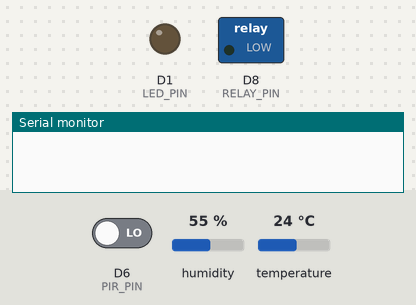
A sketch run on a simulated ESP8266 (NodeMCU). Shown: switched loads named in the sketch (green lamp = pin HIGH), output pins drawn as LEDs (lit = HIGH), the last lines printed to the serial monitor. Inputs (shaded band) come from the test bench; at power-on: temperature 24 °C, D6 (PIR_PIN) LOW, humidity 55 %. WiFi joins after 1.5 s; servers stay silent unless stated.

Above: at 3.0 s.
3.1 s: temperature set to 28 °C
At 4.1 s:
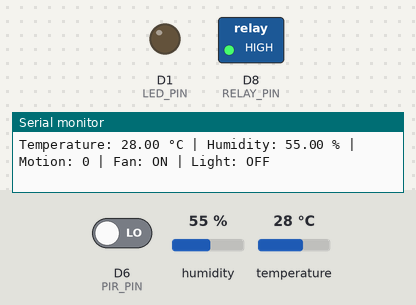
5.3 s: D6 (PIR_PIN) driven HIGH
At 7.0 s:
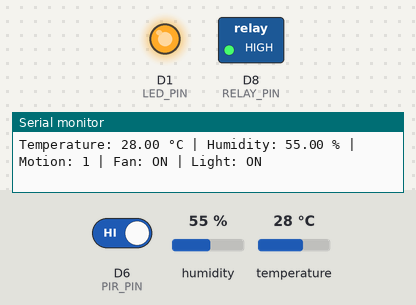
7.3 s: temperature set to 12 °C
At 8.4 s:
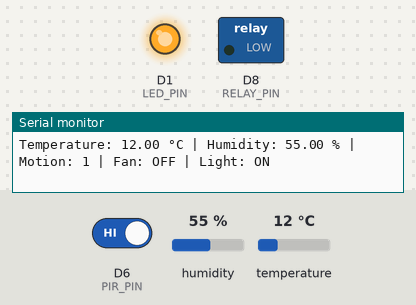
9.3 s: temperature set to 33 °C
At 12.6 s:
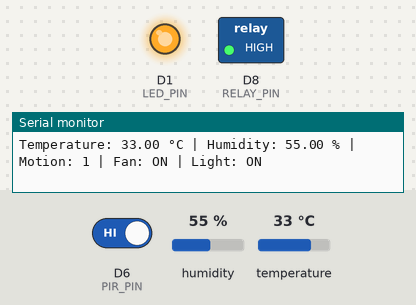
13.3 s: temperature set to 19 °C
At 16.9 s:
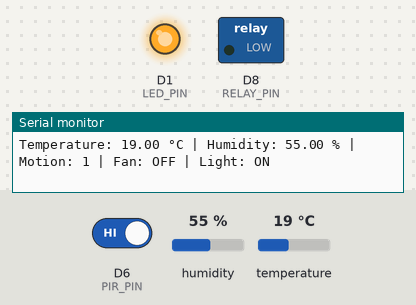
17.3 s: D6 (PIR_PIN) driven LOW
At 18.8 s:
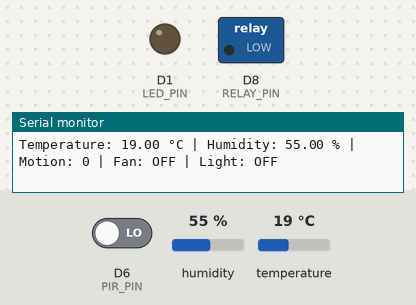
Timing chart, 0 to 20.3 s (numbered marks = the images above; inputs shaded):
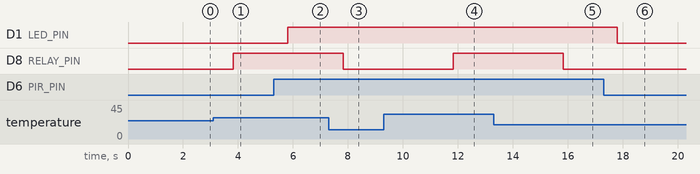

The sketch:

SmartRoomAutomation.ino
```cpp
/**************************************************************
  Smart Room Automation System
  Board: ESP8266 NodeMCU
  Platform: Arduino IDE + Blynk IoT

  Features:
  - Reads temperature and humidity using DHT11
  - Detects motion using PIR sensor
  - Automatically turns fan ON when temperature exceeds threshold
  - Automatically turns LED ON when motion is detected
  - Sends live data to Blynk dashboard
  - Allows manual fan/light override from Blynk

  Security note:
  Replace the placeholders below with your own Blynk and Wi-Fi data.
  Do not upload real passwords or tokens to a public GitHub repository.
**************************************************************/

#define BLYNK_TEMPLATE_ID "YOUR_TEMPLATE_ID"
#define BLYNK_TEMPLATE_NAME "Smart Room Automation System"
#define BLYNK_AUTH_TOKEN "YOUR_BLYNK_AUTH_TOKEN"

#include <ESP8266WiFi.h>
#include <BlynkSimpleEsp8266.h>
#include <DHT.h>

// Wi-Fi credentials
char ssid[] = "YOUR_WIFI_NAME";
char pass[] = "YOUR_WIFI_PASSWORD";

// Pin definitions for ESP8266 NodeMCU
#define DHTPIN D4
#define DHTTYPE DHT11
#define PIR_PIN D6
#define LED_PIN D1
#define RELAY_PIN D8

// Blynk virtual pins
#define VPIN_TEMPERATURE V0
#define VPIN_HUMIDITY    V1
#define VPIN_MOTION      V2
#define VPIN_FAN_STATUS  V3
#define VPIN_LIGHT_STATUS V4
#define VPIN_MANUAL_FAN  V5
#define VPIN_MANUAL_LIGHT V6

DHT dht(DHTPIN, DHTTYPE);
BlynkTimer timer;

float tempThreshold = 26.0;
int manualFan = 0;
int manualLight = 0;

// Change this to true if your relay module turns ON when the pin is LOW
const bool RELAY_ACTIVE_LOW = false;

void setFan(bool state) {
  if (RELAY_ACTIVE_LOW) {
    digitalWrite(RELAY_PIN, state ? LOW : HIGH);
  } else {
    digitalWrite(RELAY_PIN, state ? HIGH : LOW);
  }
}

BLYNK_WRITE(VPIN_MANUAL_FAN) {
  manualFan = param.asInt();
}

BLYNK_WRITE(VPIN_MANUAL_LIGHT) {
  manualLight = param.asInt();
}

void sendSensorData() {
  float temperature = dht.readTemperature();
  float humidity = dht.readHumidity();
  int motion = digitalRead(PIR_PIN);

  if (isnan(temperature) || isnan(humidity)) {
    Serial.println("DHT11 reading error");
    return;
  }

  bool lightOn = (motion == HIGH) || (manualLight == 1);
  bool fanOn = (temperature > tempThreshold) || (manualFan == 1);

  digitalWrite(LED_PIN, lightOn ? HIGH : LOW);
  setFan(fanOn);

  Blynk.virtualWrite(VPIN_TEMPERATURE, temperature);
  Blynk.virtualWrite(VPIN_HUMIDITY, humidity);
  Blynk.virtualWrite(VPIN_MOTION, motion);
  Blynk.virtualWrite(VPIN_FAN_STATUS, fanOn ? 1 : 0);
  Blynk.virtualWrite(VPIN_LIGHT_STATUS, lightOn ? 1 : 0);

  Serial.print("Temperature: ");
  Serial.print(temperature);
  Serial.print(" °C | Humidity: ");
  Serial.print(humidity);
  Serial.print(" % | Motion: ");
  Serial.print(motion);
  Serial.print(" | Fan: ");
  Serial.print(fanOn ? "ON" : "OFF");
  Serial.print(" | Light: ");
  Serial.println(lightOn ? "ON" : "OFF");
}

void setup() {
  Serial.begin(115200);

  pinMode(PIR_PIN, INPUT);
  pinMode(LED_PIN, OUTPUT);
  pinMode(RELAY_PIN, OUTPUT);

  digitalWrite(LED_PIN, LOW);
  setFan(false);

  dht.begin();
  Blynk.begin(BLYNK_AUTH_TOKEN, ssid, pass);

  timer.setInterval(2000L, sendSensorData);
}

void loop() {
  Blynk.run();
  timer.run();
}
```

Measured:
- the behaviour switches between 26 and 27 °C on temperature (found by bisection; images 0 and 1)
- after the input at 3.1 s, D8 (RELAY_PIN): LOW → HIGH after 0.73 s
- after the input at 5.3 s, D1 (LED_PIN): LOW → HIGH after 0.50 s
- after the input at 7.3 s, D8 (RELAY_PIN): HIGH → LOW after 0.53 s
- after the input at 9.3 s, D8 (RELAY_PIN): LOW → HIGH after 2.5 s
- after the input at 13.3 s, D8 (RELAY_PIN): HIGH → LOW after 2.5 s
- after the input at 17.3 s, D1 (LED_PIN): HIGH → LOW after 0.50 s
